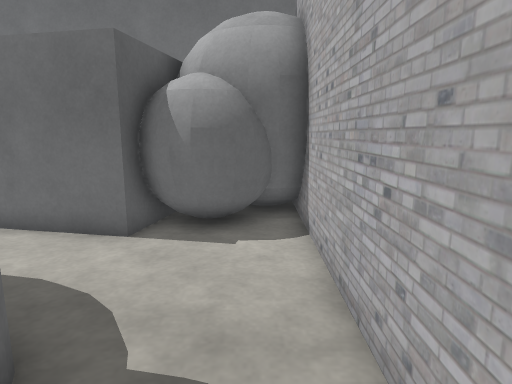
[1] (above)

16 first-person views from a walk through a Gazebo world. The camera is 1.2 m above the floor, tilts 10° down and sees 75° across. The floor is counted in squares, 0.5 m on a side. Each view is taken from the middle of a square. On the plan, view 1 faces up. The plan holds only what a view shows up to about 19 squares ahead; the rest is blank. The place goes on beyond the plan.

[2]
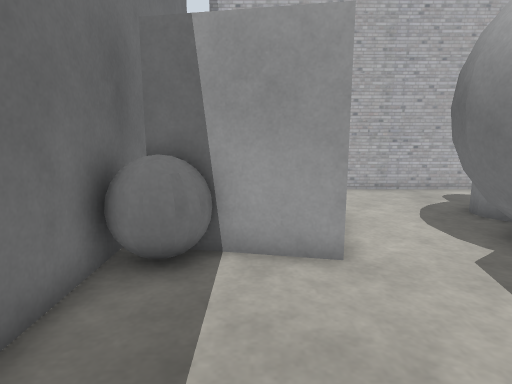

[3]
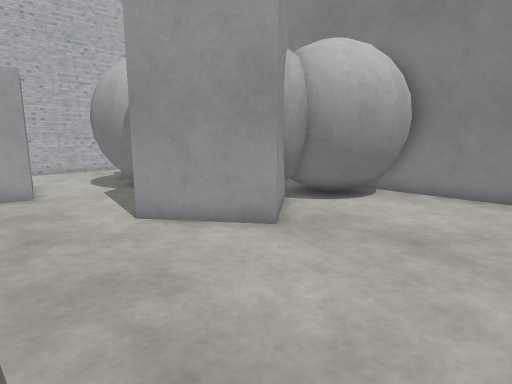

[4]
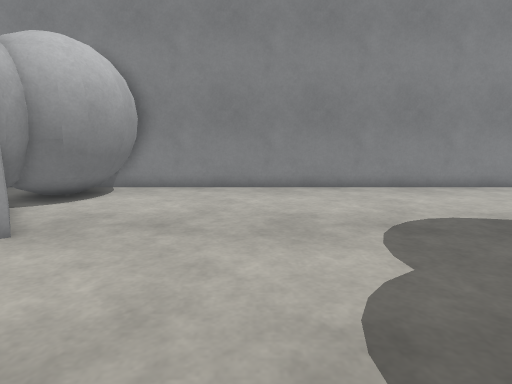

[5]
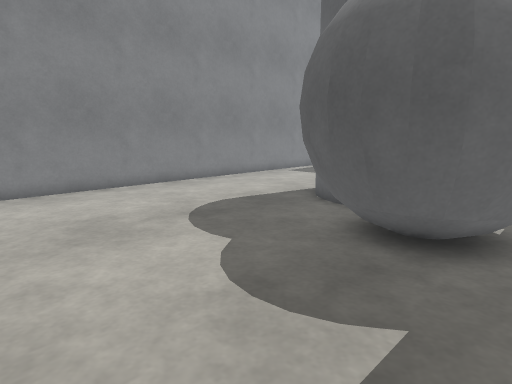

[6]
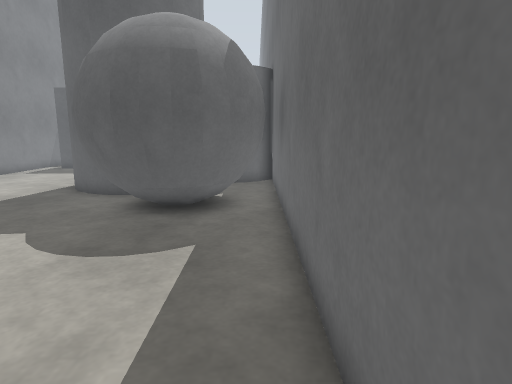

[7]
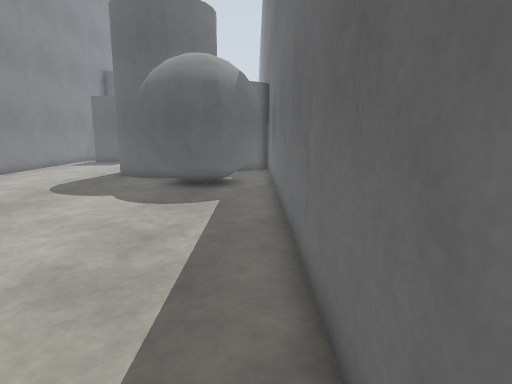

[8]
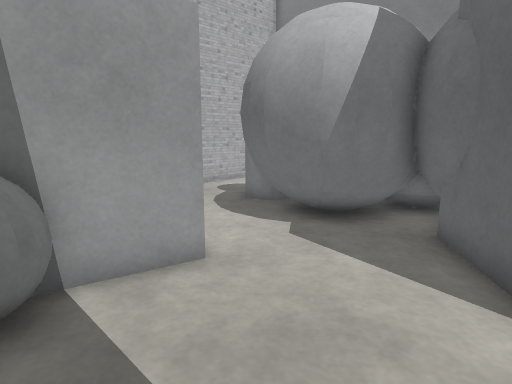

[9]
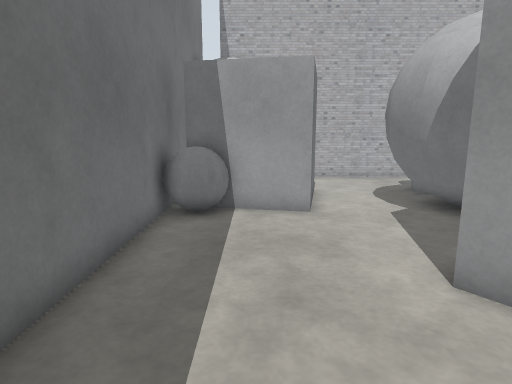

[10]
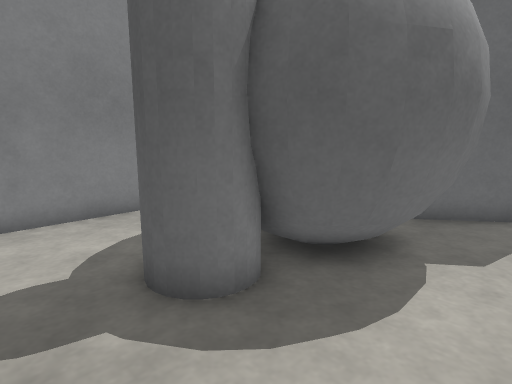

[11]
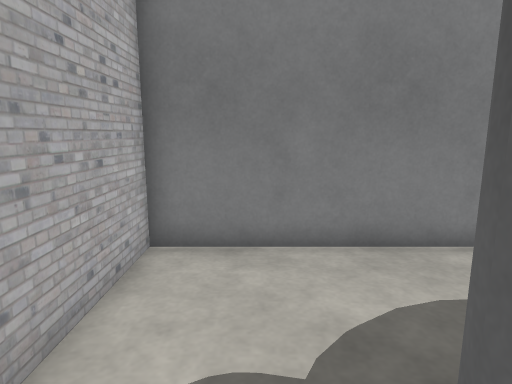

[12]
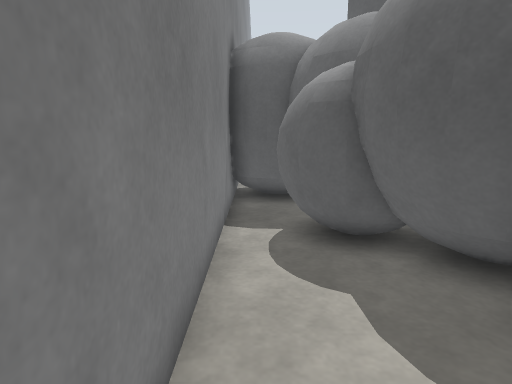

[13]
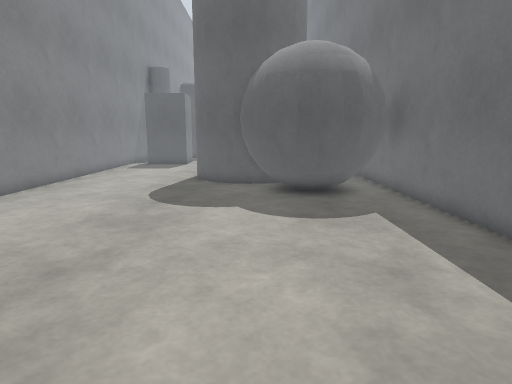

[14]
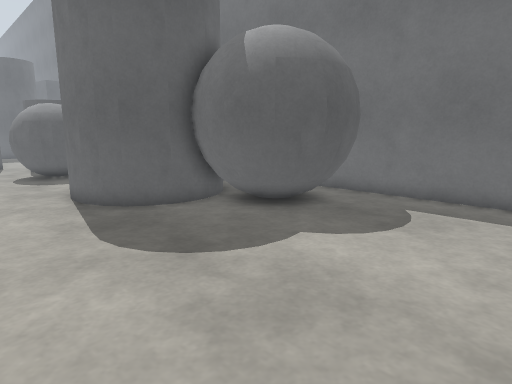

[15]
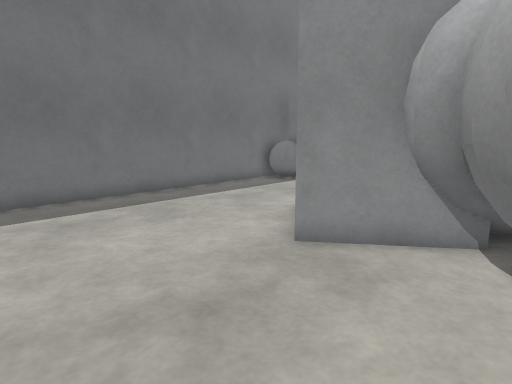

[16]
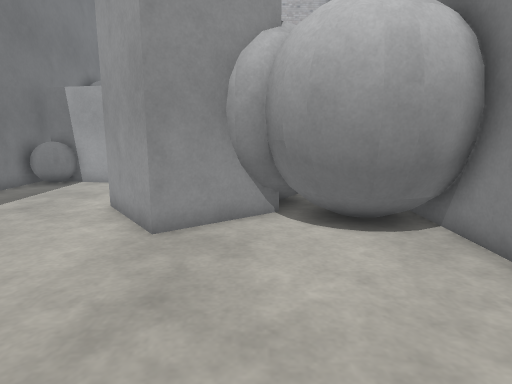

### Floor plan
Key: @ floor where view 1 was taken; # wall or solid block; . floor; = window, fence, low wall or low ledge; B grey ball; G grey box; P grey pole; R grey post; C grey cylinder.
Columns run from 33 left of view 1 to 1 right of it. Each row starts with its distance up from view 1.
 13 ###############################
 12 C...  BB.................BB
 11  C.   BBB.................B      BB
 10   C   BBBB................GG     #B
  9   CC  BBBB................G   ####B
  8    CCBBBB.................GGGGG####
  7     CBBBB............R............#
  6     CBB............RRRR...BBB.....#
  5    CC.............RR  R#.BBBBB....#
  4 CCCC..............RR   ##BBBBB....#
  3 ...................#   ##BBBBPPP..#
  2 ...................##   ## BB  P..#
  1 .................BB###  ###BBB ...#
  0 .................BBB##    ##B....@#
 -1 .................BBBB#######......#
 -2  ................BBBBBBB =........#
 -3  #################BBBB#############

Positions as (right, up) in squares from view 1, and headings:
1: (0, 0), facing up
2: (-13, 10), facing right
3: (-21, 11), facing down-right
4: (-21, 12), facing down
5: (-19, 12), facing down-left
6: (-16, 12), facing left
7: (-11, 12), facing left
8: (-12, 12), facing down-right
9: (-17, 10), facing right
10: (0, 7), facing down-left
11: (-1, 4), facing down
12: (0, -2), facing left
13: (-13, 7), facing left
14: (-19, 0), facing up-left
15: (-21, 0), facing up-right
16: (-23, 2), facing right
